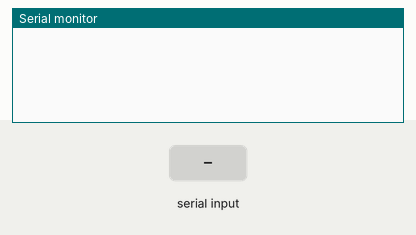
The sketch below on a simulated Arduino Uno, built with avr-gcc and run on an emulated ATmega328P. Parts: the last lines printed to the serial monitor. The inputs (shaded band) are chosen by the test bench.

Above: at 1.2 s.
1.3 s: "1" received over Serial
At 4.0 s:
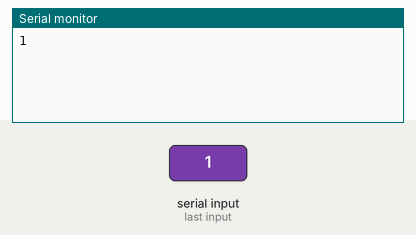
4.3 s: "0" received over Serial
At 5.7 s:
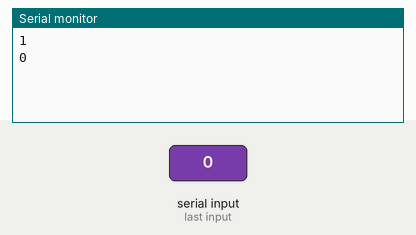
5.8 s: "2" received over Serial
At 7.6 s:
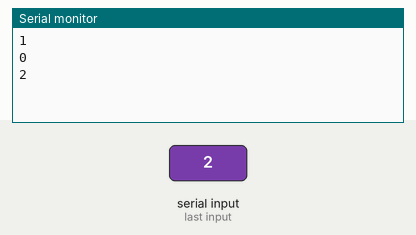
Timing chart, 0 to 9.1 s (numbered marks = the images above; inputs shaded):
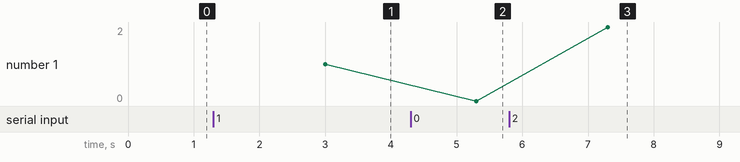

Measured:
- after the input at 1.3 s, the serial monitor: prints a new line after 1.7 s (image 1)
- after the input at 4.3 s, the serial monitor: prints a new line after 1.0 s (image 2)
- after the input at 5.8 s, the serial monitor: prints a new line after 1.5 s (image 3)
- plotted number 1: 1 → 0 after the input at 4.3 s, 0 → 2 after the input at 5.8 s

The sketch:

Code.ino
```cpp
char mystr[20];

void setup()
{
  Serial.begin(9600);
}

void loop()
{
  Serial.readBytes(mystr, 20);
  Serial.println(mystr);
  delay(1000);
}
```
